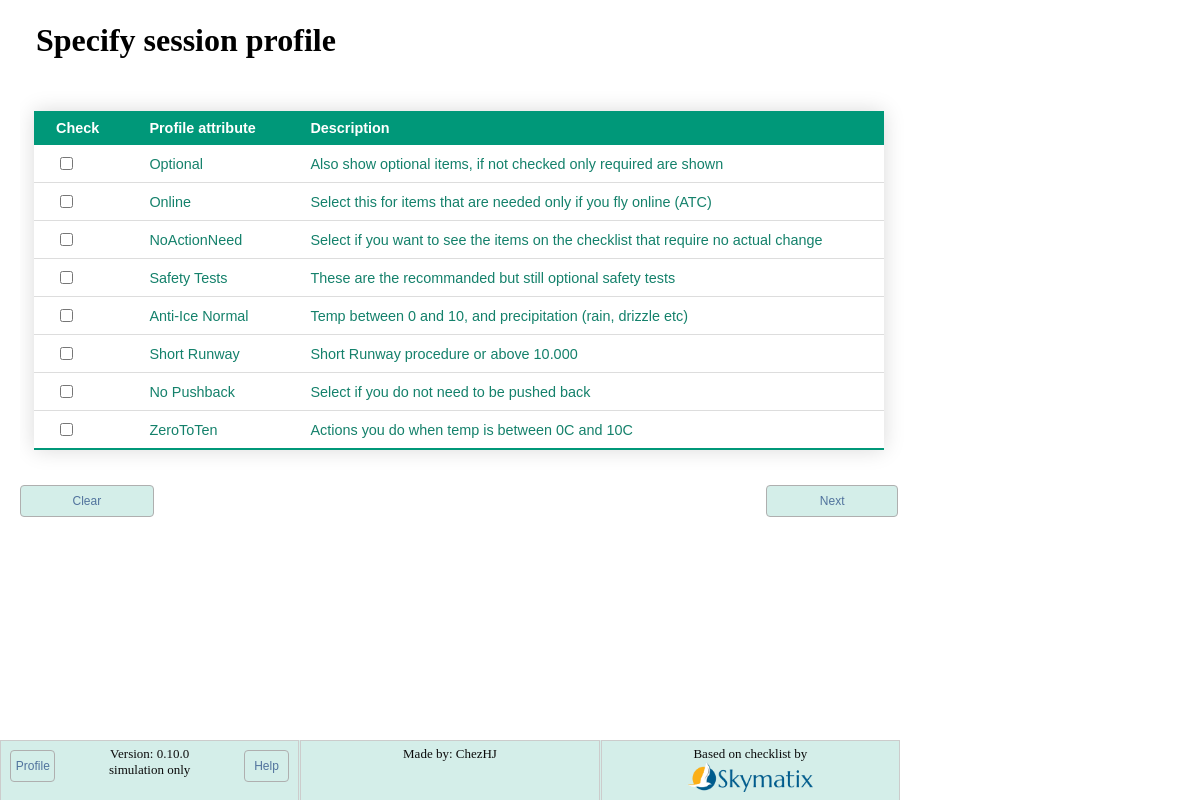
The app's page /, older data.
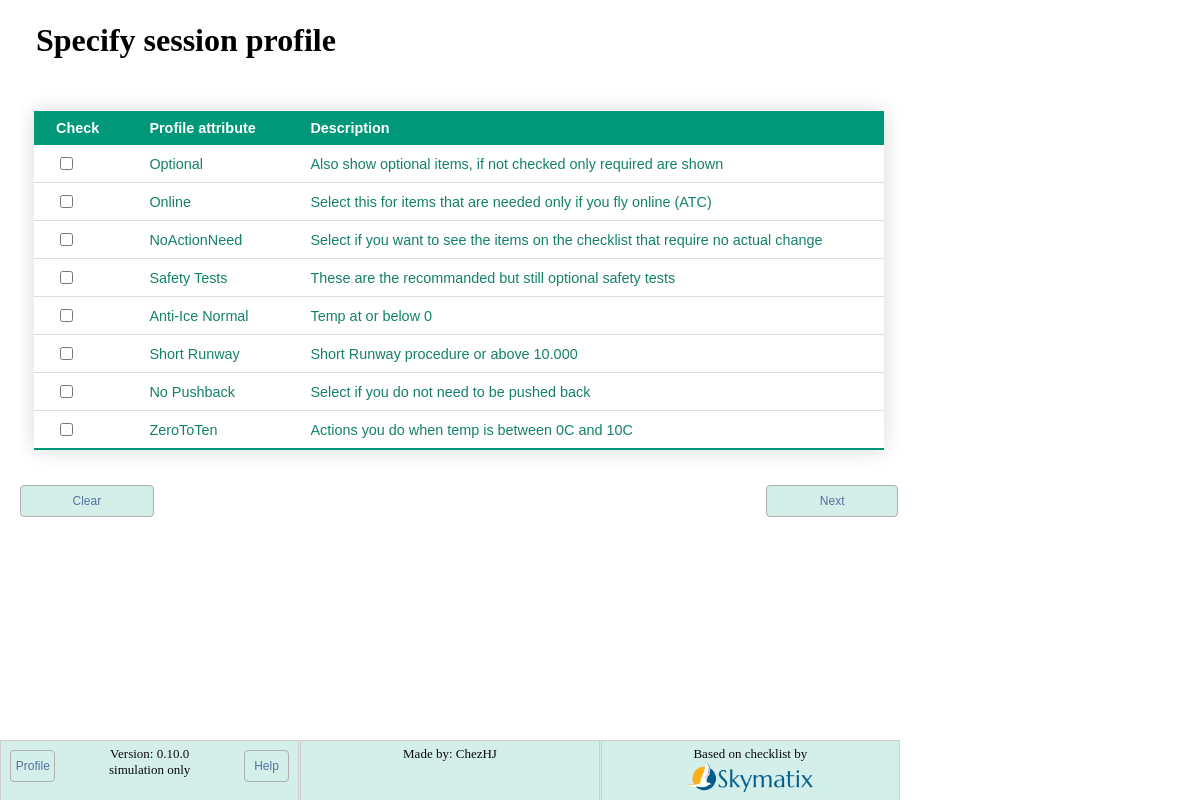
The same page, newer data.
### checklist/models.py (models this page shows, shortened)
class Attribute(models.Model):
    title = models.CharField(max_length=30)
    order = models.PositiveIntegerField()
    description = models.TextField(blank=True)
    show = models.BooleanField(default="True")
    over_ruled_by = models.ForeignKey(
        "self", on_delete=models.SET_NULL, blank=True, null=True
    )
    btn_color = ColorField(default="#194D33")

### checklist/views.py (the view)
# urls.py: path("", views.profile_view, name="start"),
def profile_view(request):
    if "Clean" in request.GET:
        request.session.flush()
    attributes = Attribute.objects.order_by("order")
    return TemplateResponse(
        request,
        "checklist/profile.html",
        {
            "attributes": attributes,
        },
    )

### checklist/templatetags/environment_tags.py (called while the page is built)
@register.filter
def setting(key):
    return getattr(conf_settings, key, None)

### checklist/templates/checklist/profile.html (shortened to what this page needs)
{% extends "checklist/base.html" %}
{% load environment_tags %}
{% block content %}
    <div style="width:fit-content">
        <form action="{% url 'checklist:update_profile' %}" method="post">
            <fieldset style="border:0">
                <legend>
                    <h1>Specify session profile</h1>
                </legend>
                <table id="Table1" class="styled-table">
                    <thead>
                        <tr>
                            <th>Check</th>
                            <th>Profile attribute</th>
                            <th>Description</th>
                        </tr>
                    </thead>
                    <tbody>
                        {% for check in attributes.all %}
                            {% if check.show %}
                                <tr>
                                    <td>
                                        <input type="checkbox" name="attributes" id="{{ forloop.counter }}" value={{ check.id }}  {% if check.id in request.session.attrib %} CHECKED />
                                    {% else %}
                                        />
                                    {% endif %}
                                </td>
                                <td>
                                    <label for="{{ forloop.counter }}">{{ check.title }}</label>
                                </td>
                                <td>
                                    <label for="{{ forloop.counter }}">{{ check.description }}</label>
                                </td>
                            </tr>
                        {% endif %}
                    {% endfor %}
                </tbody>
            </table>
        </fieldset>
        <a class="btn btn-left" href="{% url 'checklist:profile' %}?Clean ">Clear</a>
        <input class="btn btn-right" type="submit" value="Next">
    </form>
</div>
{% endblock content %}

Row changes from the older to the newer data that the page shows:
changed Attribute "Anti-Ice Normal": description "Temp between 0 and 10, and precipitation (rain, drizzle etc)" → "Temp at or below 0"
